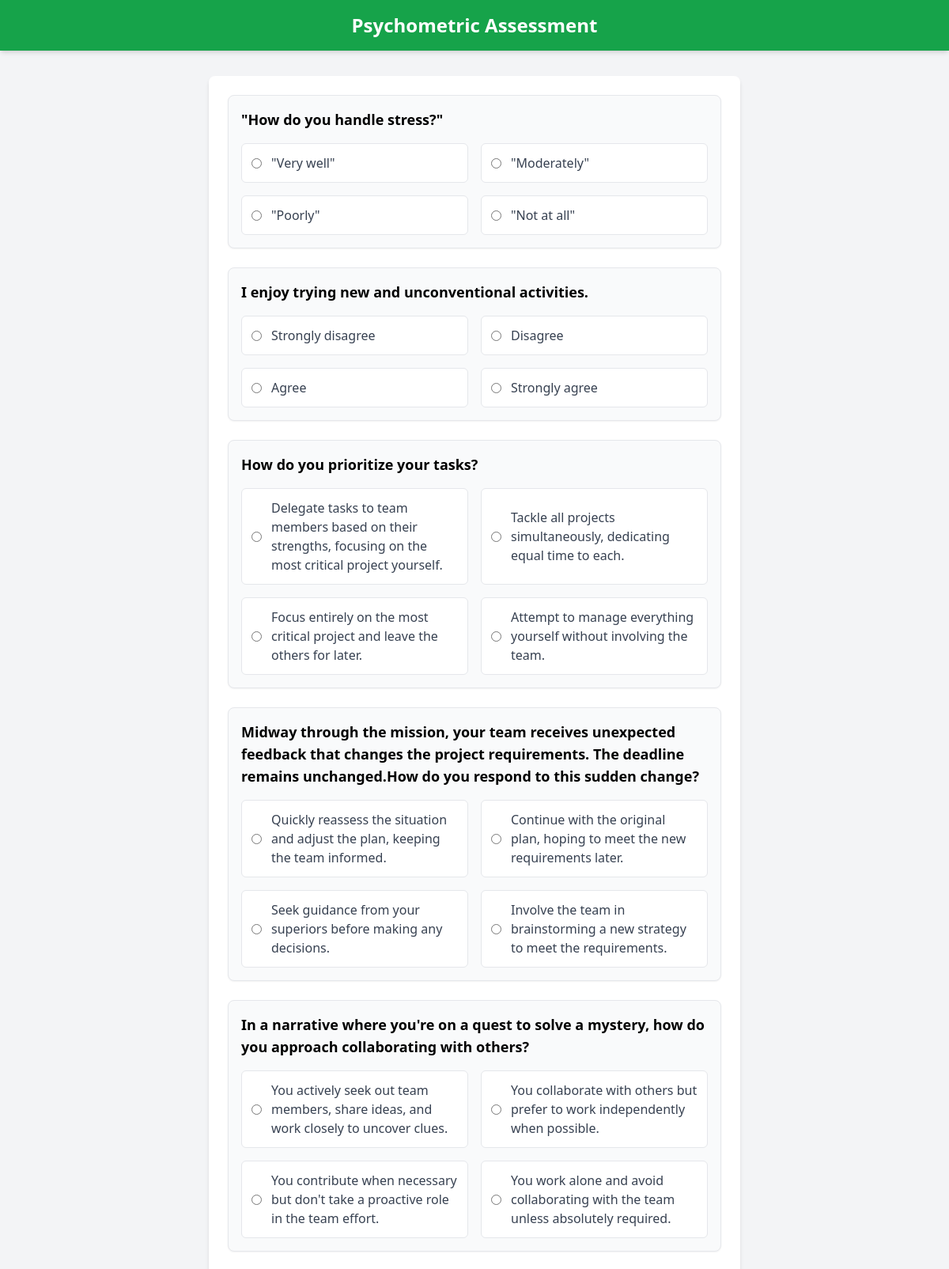
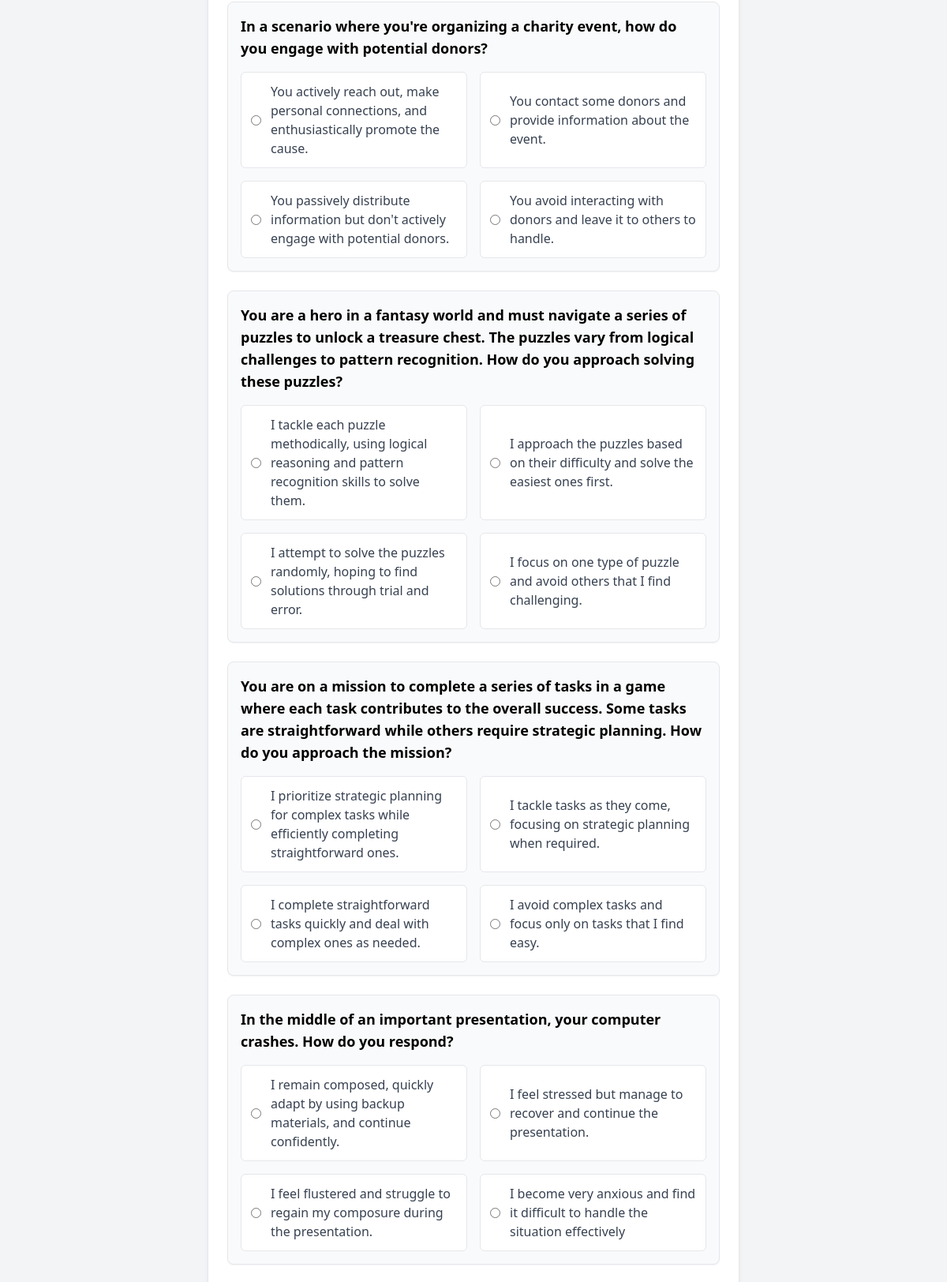
The app's page /Assessment/psychometric/ (upper part) with its own data (2 pictures, top to bottom).
### Assessment/models.py (models this page shows, shortened)
class Question(models.Model):
    CATEGORY_CHOICES = [
        ('psychometric', 'Psychometric'),
        ('aptitude', 'Aptitude'),
        ('reasoning', 'Reasoning'),
    ]
    SUBCATEGORY_CHOICES = [
        ('o_score', 'O Score'),
        ('c_score', 'C Score'),
        ('e_score', 'E Score'),
        ('a_score', 'A Score'),
        ('n_score', 'N Score'),
        ('numerical','Numerical'),
        ('verbal', 'Verbal'),
        ('logical', 'Logical'),
    ]
    question_text = models.TextField()
    category = models.CharField(max_length=255, choices=CATEGORY_CHOICES)
    subcategory = models.CharField(max_length=255, choices=SUBCATEGORY_CHOICES)
    option_1 = models.CharField(max_length=255)
    option_2 = models.CharField(max_length=255)
    option_3 = models.CharField(max_length=255)
    option_4 = models.CharField(max_length=255)
    correct_option = models.CharField(max_length=255)
    option_1_score = models.IntegerField(default=0)
    option_2_score = models.IntegerField(default=0)
    option_3_score = models.IntegerField(default=0)
    option_4_score = models.IntegerField(default=0)

### Assessment/views.py (the view)
# urls.py: path('psychometric/', views.psychometric_test, name='psychometric_test'),
def psychometric_test(request):
    questions = Question.objects.filter(category='psychometric')
    if request.method == 'POST':
        form = QuestionForm(questions, request.POST)
        if form.is_valid():
            total_scores = {'o_score': 0, 'c_score': 0, 'e_score': 0, 'a_score': 0, 'n_score': 0}
            count = {'o_score': 0, 'c_score': 0, 'e_score': 0, 'a_score': 0, 'n_score': 0}
            for question in questions:
                selected_option = form.cleaned_data[f'question_{question.id}']
                total_scores[question.subcategory] += int(selected_option)
                count[question.subcategory] += 1
            profile = request.user.userprofile
            for subcategory in total_scores.keys():
                if count[subcategory] > 0:
                    setattr(profile, subcategory, total_scores[subcategory] / count[subcategory])
            profile.save()
            return redirect('aptitude_test')
    else:
        form = QuestionForm(questions)
    return render(request, 'assessment/psychometric_test.html', {'form': form})

### Assessment/forms.py
class QuestionForm(forms.Form):
    def __init__(self, questions, *args, **kwargs):
        super(QuestionForm, self).__init__(*args, **kwargs)
        for question in questions:
            choices = [
                (question.option_1_score, question.option_1),
                (question.option_2_score, question.option_2),
                (question.option_3_score, question.option_3),
                (question.option_4_score, question.option_4),
            ]
            self.fields[f'question_{question.id}'] = forms.ChoiceField(
                choices=choices, widget=forms.RadioSelect, label=question.question_text
            )

### Assessment/templates/Assessment/psychometric_test.html (shortened to what this page needs)
<!DOCTYPE html>
<html lang="en">
<head>
    <script src="https://cdn.tailwindcss.com"></script>
</head>
<body class="bg-gray-100 min-h-screen flex flex-col">
  <header class="bg-green-600 text-white p-4 shadow-md">
      <h1 class="text-2xl font-bold text-center">Psychometric Assessment</h1>
  </header>
  <main class="flex-grow container mx-auto px-4 py-8 flex flex-col items-center justify-center">
      <div class="bg-white rounded-lg shadow-md p-6 w-full max-w-2xl">
          <form method="post">
              {% for field in form %}
              <div class="mb-6 p-4 border rounded-lg bg-gray-50 shadow-sm">
                  <h2 class="text-lg font-semibold mb-4">
                      {{ field.label }}
                  </h2>
                  <div class="grid grid-cols-1 md:grid-cols-2 gap-4">
                      {% for option in field.field.choices %}
                      <label class="flex items-center space-x-3 p-3 border rounded-md bg-white hover:bg-blue-50 cursor-pointer">
                          <input type="radio" name="{{ field.name }}" value="{{ option.0 }}" class="form-radio text-blue-600">
                          <span class="text-gray-700">{{ option.1 }}</span>
                      </label>
                      {% endfor %}
                  </div>
              </div>
              {% endfor %}
          </form>
      </div>
  </main>
</body>
</html>

### records on screen
Question: label "\"How do you handle stress?\"", option_1 "\"Very well\"" "\"Moderately\"" "\"Poorly\"" "\"Not at all\""
Question: label "I enjoy trying new and unconventional activities.", option_1 "Strongly disagree" "Disagree" "Agree" "Strongly agree"
Question: label "How do you prioritize your tasks?", option_1 "Delegate tasks to team members based on their strengths, focusing on the most critical project yourself." "Tackle all projects simultaneously, dedicating equal time to each." "Focus entirely on the most critical project and leave the others for later." "Attempt to manage everything yourself without involving the team."
Question: label "Midway through the mission, your team receives unexpected feedback that changes the project requirements. The deadline remains unchanged.How do you respond to this sudden change?", option_1 "Quickly reassess the situation and adjust the plan, keeping the team informed." "Continue with the original plan, hoping to meet the new requirements later." "Seek guidance from your superiors before making any decisions." "Involve the team in brainstorming a new strategy to meet the requirements."
Question: label "In a narrative where you're on a quest to solve a mystery, how do you approach collaborating with others?", option_1 "You actively seek out team members, share ideas, and work closely to uncover clues." "You collaborate with others but prefer to work independently when possible." "You contribute when necessary but don't take a proactive role in the team effort." "You work alone and avoid collaborating with the team unless absolutely required."
Question: label "In a scenario where you're organizing a charity event, how do you engage with potential donors?", option_1 "You actively reach out, make personal connections, and enthusiastically promote the cause." "You contact some donors and provide information about the event." "You passively distribute information but don't actively engage with potential donors." "You avoid interacting with donors and leave it to others to handle."
Question: label "You are a hero in a fantasy world and must navigate a series of puzzles to unlock a treasure chest. The puzzles vary from logical challenges to pattern recognition. How do you approach solving these puzzles?", option_1 "I tackle each puzzle methodically, using logical reasoning and pattern recognition skills to solve them." "I approach the puzzles based on their difficulty and solve the easiest ones first." "I attempt to solve the puzzles randomly, hoping to find solutions through trial and error." "I focus on one type of puzzle and avoid others that I find challenging."
Question: label "You are on a mission to complete a series of tasks in a game where each task contributes to the overall success. Some tasks are straightforward while others require strategic planning. How do you approach the mission?", option_1 "I prioritize strategic planning for complex tasks while efficiently completing straightforward ones." "I tackle tasks as they come, focusing on strategic planning when required." "I complete straightforward tasks quickly and deal with complex ones as needed." "I avoid complex tasks and focus only on tasks that I find easy."
Question: label "In the middle of an important presentation, your computer crashes. How do you respond?", option_1 "I remain composed, quickly adapt by using backup materials, and continue confidently." "I feel stressed but manage to recover and continue the presentation." "I feel flustered and struggle to regain my composure during the presentation." "I become very anxious and find it difficult to handle the situation effectively"
